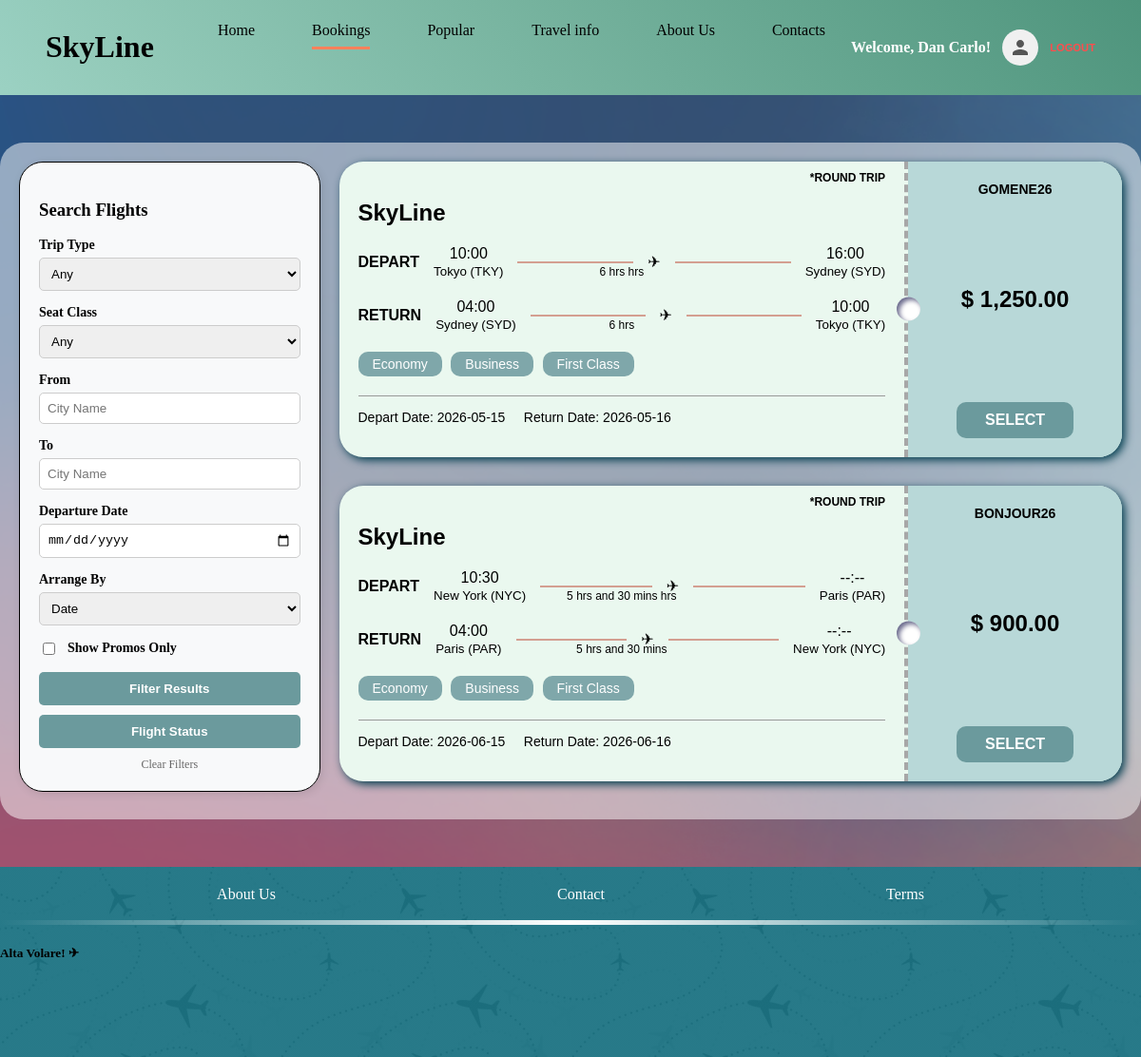
The app's page /booking (signed in) with its own data.
### app.py (models this page shows)
class Flight(db.Model):
    id = db.Column(db.Integer, primary_key=True)
    from_country = db.Column(db.String(50), nullable=False)
    from_city = db.Column(db.String(50), nullable=False)
    to_country = db.Column(db.String(50), nullable=False)
    to_city = db.Column(db.String(50), nullable=False)
    dep_date = db.Column(db.String(20), nullable=False)
    dep_time = db.Column(db.String(20), nullable=False)
    ret_date = db.Column(db.String(20), nullable=False)
    ret_time = db.Column(db.String(20), nullable=False)
    duration = db.Column(db.String(20), nullable=False)
    tickets_economy = db.Column(db.Integer)
    tickets_business = db.Column(db.Integer)
    tickets_first = db.Column(db.Integer)
    price = db.Column(db.Float, nullable=False)
    promo_code = db.Column(db.String(50), nullable=False)
    trip_type=db.Column(db.String(50), nullable=False)

### app.py (the view)
@app.route('/booking')
def booking():
    query = Flight.query
    trip_type = request.args.get('trip_type')
    if trip_type:
        query = query.filter(Flight.trip_type == trip_type)
    seat_class = request.args.get('seat_class')
    if seat_class == 'economy':
        query = query.filter(Flight.tickets_economy > 0)
    elif seat_class == 'business':
        query = query.filter(Flight.tickets_business > 0)
    elif seat_class == 'first':
        query = query.filter(Flight.tickets_first > 0)
    from_city = request.args.get('from_city')
    if from_city:
        query = query.filter(Flight.from_city.contains(from_city))
    to_city = request.args.get('to_city')
    if to_city:
        query = query.filter(Flight.to_city.contains(to_city))
    dep_date = request.args.get('dep_date')
    if dep_date:
        query = query.filter(Flight.dep_date == dep_date)
    if request.args.get('has_promo') == 'yes':
        query = query.filter(Flight.promo_code != 'none', Flight.promo_code != '')
    sort_by = request.args.get('sort_by', 'dep_date')
    if sort_by == 'price':
        query = query.order_by(Flight.price.asc())
    else:
        query = query.order_by(Flight.dep_date.asc())
    flights = query.all()
    return render_template('booking.html', flights=flights, calc_arrival=calculate_arrival)

### app.py (called while the page is built)
def calculate_arrival(start_time_str, duration_str):
    if not start_time_str or start_time_str == "none" or not duration_str:
        return "--:--"
    try:
        start_time = datetime.strptime(start_time_str, "%H:%M")
        clean_duration = duration_str.lower()
        hours = int(clean_duration.split('h')[0].strip())
        minutes = 0
        if 'm' in clean_duration:
            minutes = int(clean_duration.split('h')[1].split('m')[0].strip())
        arrival_time = start_time + timedelta(hours=hours, minutes=minutes)
        return arrival_time.strftime("%H:%M")
    except (ValueError, IndexError):
        return "--:--"

### templates/booking.html (shortened to what this page needs)
<!DOCTYPE html>
<html lang="en">
<head>
    <link rel="stylesheet" href="{{ url_for('static', filename='style.css') }}">
</head>
<body class="body">
    <div class="nav">
        <div class="logo"><h1>SkyLine</h1></div>
        <ul class="nav-container">
                <li class="nav-buttons"><a href="{{ url_for('index') }}">Home<hr class="n1"></a></li>
                <li class="nav-buttons"><a href="{{ url_for('booking') }}">Bookings<hr class="n2"  style="width: 100%;"></a></li>
                <li class="nav-buttons"><a href="{{ url_for('popular') }}">Popular<hr class="n3"></a></li>
                <li class="nav-buttons">
                    <a href="#">Travel info<hr class="n3"></a>
                </li>
                <li class="nav-buttons"><a href="{{ url_for('about') }}#about">About Us<hr class="n4"></a></li>
                <li class="nav-buttons"><a href="{{ url_for('contact') }}#contact">Contacts<hr class="n5"></a></li>
            </ul>
            <div class="nav-auth">
                {% if session['user_id'] %}
                    <div class="user-profile" style="display: flex; align-items: center; gap: 12px;">
                        <span class="user-name" style="color: white; font-family: 'Bookman Old Style'; font-weight: bold;">
                            Welcome, {{ session['first_name'] }}!
                        </span>
                        <a href="{{ url_for('bookedflights') }}" style="text-decoration: none;">
                        <div class="avatar-circle" style="width: 38px; height: 38px; background-color: #f0f0f0; border-radius: 50%; display: flex; align-items: center; justify-content: center;">
                            <svg viewBox="0 0 24 24" fill="#555" width="24px" height="24px">
                                <path d="M12 12c2.21 0 4-1.79 4-4s-1.79-4-4-4-4 1.79-4 4 1.79 4 4 4zm0 2c-2.67 0-8 1.34-8 4v2h16v-2c0-2.66-5.33-4-8-4z"/>
                            </svg>
                        </div>
                        </a>
                        <a href="{{ url_for('logout') }}" style="color: #ff4d4d; font-size: 0.7rem; text-decoration: none; text-transform: uppercase; font-family: sans-serif; font-weight: bold;">Logout</a>
                    </div>
                {% else %}
                    <button class="log-in"><a href="{{ url_for('login') }}">Log In</a></button>
                {% endif %}
            </div>
    </div>
<div class="booking-wrapper" >
        <div class="search-sidebar" >
            <h3>Search Flights</h3>
            <form action="{{ url_for('booking') }}" method="GET">
                <div class="filter-group">
                    <label>Trip Type</label>
                    <select name="trip_type">
                        <option value="">Any</option>
                    </select>
                </div>
                <div class="filter-group">
                    <label>Seat Class</label>
                    <select name="seat_class">
                        <option value="">Any</option>
                    </select>
                </div>
                <div class="filter-group">
                    <label>From</label>
                    <input type="text" name="from_city" placeholder="City Name">
                </div>
                <div class="filter-group">
                    <label>To</label>
                    <input type="text" name="to_city" placeholder="City Name">
                </div>
                <div class="filter-group">
                    <label>Departure Date</label>
                    <input type="date" name="dep_date">
                </div>
                <div class="filter-group">
                    <label>Arrange By</label>
                    <select name="sort_by">
                        <option value="dep_date">Date</option>
                    </select>
                </div>
                <div class="filter-group" style="flex-direction: row; align-items: center; gap: 10px;">
                    <input type="checkbox" name="has_promo" value="yes">
                    <label style="margin-bottom: 0;">Show Promos Only</label>
                </div>
                <button type="submit" class="search-btn">Filter Results</button>
                <button type="submit" class="search-btn" style="margin-top: 10px;">Flight Status</button>
                <a href="{{ url_for('booking') }}" style="display:block; text-align:center; margin-top:10px; font-size:12px; color:#666; text-decoration:none;">Clear Filters</a>
            </form>
        </div>
        <div class="ticket-container" action="/checkout" method="POST">
            {% for flight in flights %}
                {% if flight.tickets_economy > 0 or flight.tickets_business > 0 or flight.tickets_first > 0 %}
                <div class="ticket-card">
                    <div class="ticket-left">
                        <h2>SkyLine</h2>
                        <span class="trip-tag">*{{ flight.trip_type.upper() }}</span>
                        <div class="flight-path">
                            <div><strong>DEPART</strong></div>
                            <div style="text-align:center">{{ flight.dep_time }}<br><small>{{ flight.from_city }}</small></div>
                            <div class="line"></div>
                            <div style="position:absolute; left:50%; transform:translateX(-50%); font-size:12px; margin-top:20px;">{{ flight.duration }} hrs</div>
                            <div style="text-align:center">&#9992;</div>
                            <div class="line"></div>
                            <div style="text-align:center">{{ calc_arrival(flight.dep_time, flight.duration) }}<br><small>{{ flight.to_city }}</small></div>
                        </div>
                        {% if flight.trip_type == "round trip" %}
                        <div class="flight-path" style="margin-top:20px;">
                            <div><strong>RETURN</strong></div>
                            <div style="text-align:center">{{ flight.ret_time }}<br><small>{{ flight.to_city }}</small></div>
                            <div class="line"></div>
                            <div style="position:absolute; left:50%; transform:translateX(-50%); font-size:12px; margin-top:20px;">{{ flight.duration }}</div>
                            <div style="text-align:center">&#9992;</div>
                            <div class="line"></div>
                            <div style="text-align:center">
                                {{ calc_arrival(flight.ret_time, flight.duration) }}<br>
                                <small>{{ flight.from_city }}</small>
                            </div>
                        </div>
                        {% endif %}
                        <div style="margin-top: 20px;">
                            {% if flight.tickets_economy > 0 %}<button class="class-badge">Economy</button>{% endif %}
                            {% if flight.tickets_business > 0 %}<button class="class-badge">Business</button>{% endif %}
                            {% if flight.tickets_first > 0 %}<button class="class-badge">First Class</button>{% endif %}
                        </div>
                        <hr style="margin-top:20px; border: 0; border-top: 1px solid #999;">
                        <p style="font-size:14px">Depart Date: {{ flight.dep_date }} {% if flight.trip_type == "round trip" %}&nbsp;&nbsp;&nbsp; Return Date: {{ flight.ret_date }}{% endif %}</p>
                    </div>
                    <div class="ticket-right">
                        <div>
                            {% if flight.promo_code and flight.promo_code != 'none' %}
                                <strong style="font-size: 14px;">{{ flight.promo_code }}</strong>
                            {% endif %}
                        </div>
                        <div style="font-size: 24px; font-weight: bold;">$ {{ "{:,.2f}".format(flight.price) }}</div>
                        <a href="{{ url_for('checkout', flight_id=flight.id) }}">
                            <button class="select-btn">SELECT</button>
                        </a>
                    </div>
                </div>
                {% endif %}
            {% endfor %}
        </div>
</div>
    <div class="footer">
        <div class="buttons">
            <ul class="footer-buttons">
                <li class="footer-buttons"><a href="index.html#about">About Us</a></li>
                <li class="footer-buttons"><a href="index.html#contact">Contact</a></li>
                <li class="footer-buttons"><a href="#">Terms</a></li>
            </ul>
        </div>
        <hr>
        <h5>Alta Volare! &#9992;</h5>
    </div>
</body>
</html>

### static/style.css (style rules this page uses)
html, body { margin: 0; padding: 0; background-color: rgb(255, 255, 255); font-family: 'Franklin Gothic Medium'; scroll-behavior: smooth; overflow-x: hidden; width: 100%; }
* { box-sizing: border-box; }
.nav { width: 100%; height: auto; min-height: 60px; background-image: linear-gradient(50deg, #b5eed1d0, #4e947c); display: flex; flex-wrap: wrap; align-items: center; justify-content: space-between; padding: 10px 4%; margin: 0 0; overflow: visible; }
.nav hr { height: 3px; border: none; background-color: #ff815b; width: 0px; transition: width 0.3s ease-out; }
.logo { margin: auto 0; }
.nav-container { width: auto; max-width: 100%; display: flex; gap: 20px; margin-top: 0; }
.nav-container, .nav-buttons, a { text-decoration: none; list-style-type: none; color: black; }
.nav-buttons { position: relative; list-style: none; padding: 10px 20px; }

### templates/booking.html (style rules this page uses)
.body { background-image: url(static/images/booking.webp); background-size: cover; }
.ticket-container { max-width: 900px; margin: 20px auto; display: flex; flex-direction: column; gap: 30px; }
.ticket-card { display: flex; background: #eaf8ef; border-radius: 25px; overflow: hidden; color: #000; font-family: sans-serif; min-height: 220px; box-shadow: 3px 3px 10px rgb(0, 60, 78); }
.ticket-left { flex: 3; padding: 20px; position: relative; border-right: 4px dashed #a7a7a7; }
.ticket-right { flex: 1; background: #b8d8d8; padding: 20px; display: flex; flex-direction: column; justify-content: space-between; align-items: center; position: relative; }
.ticket-right::before { content: ''; position: absolute; left: -12px; top: 50%; transform: translateY(-50%); width: 25px; height: 25px; background: #fff; border-radius: 50%; box-shadow: inset 3px 3px 5px rgba(1, 1, 59, 0.589); }
.flight-path { display: flex; align-items: center; gap: 15px; margin: 10px 0; }
.line { flex-grow: 1; height: 2px; background: #d49f91; position: relative; }
.class-badge { background: #7fa7aa; color: white; padding: 5px 15px; border-radius: 10px; font-size: 14px; margin-right: 5px; border: none; }
.select-btn { background: #6b9a9d; color: white; padding: 10px 30px; border-radius: 10px; border: none; cursor: pointer; font-weight: bold; font-size: 16px; }
.trip-tag { position: absolute; top: 10px; right: 20px; font-size: 12px; font-weight: bold; }
.booking-wrapper { background-color: rgba(255, 255, 255, 0.507); border-radius: 25px; display: flex; max-width: 1200px; margin: 50px auto; gap: 20px; padding: 20px; }
.search-sidebar { flex: 1; background: #f8f9fa; padding: 20px; border-radius: 25px; height: fit-content; box-shadow: 2px 2px 10px rgba(0,0,0,0.1); border: solid black 1px; }
.ticket-container { flex: 3; margin-top: 0; }
.filter-group { margin-bottom: 15px; display: flex; flex-direction: column; gap: 5px; }
.filter-group label { font-weight: bold; font-size: 14px; }
.filter-group select, .filter-group input { padding: 8px; border-radius: 5px; border: 1px solid #ccc; }
.search-btn { width: 100%; padding: 10px; background: #6b9a9d; color: white; border: none; border-radius: 5px; cursor: pointer; font-weight: bold; }

### records on screen
Flight: trip_type "ROUND TRIP", dep_time "10:00", from_city "Tokyo (TKY)", duration "6 hrs", dep_time+duration "16:00", to_city "Sydney (SYD)", ret_time "04:00", ret_time+duration "10:00", tickets_economy "Economy", tickets_business "Business", tickets_first "First Class", dep_date "2026-05-15", ret_date "2026-05-16", promo_code "GOMENE26", price "1,250.00"
Flight: trip_type "ROUND TRIP", dep_time "10:30", from_city "New York (NYC)", duration "5 hrs and 30 mins", dep_time+duration "--:--", to_city "Paris (PAR)", ret_time "04:00", ret_time+duration "--:--", tickets_economy "Economy", tickets_business "Business", tickets_first "First Class", dep_date "2026-06-15", ret_date "2026-06-16", promo_code "BONJOUR26", price "900.00"

### other values on screen
{{ session['first_name'] }} "Dan Carlo"
